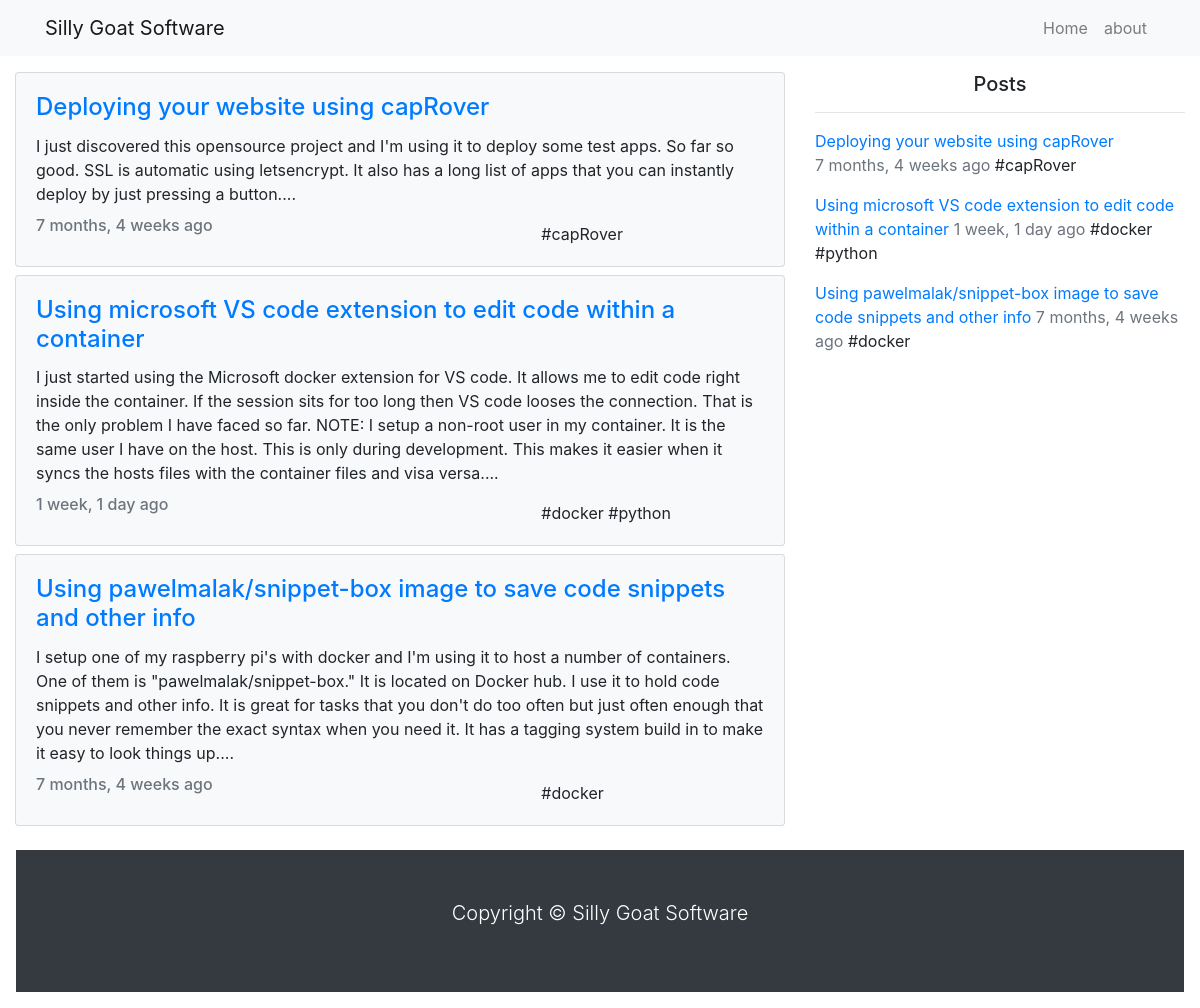
Before: / with the older database file.
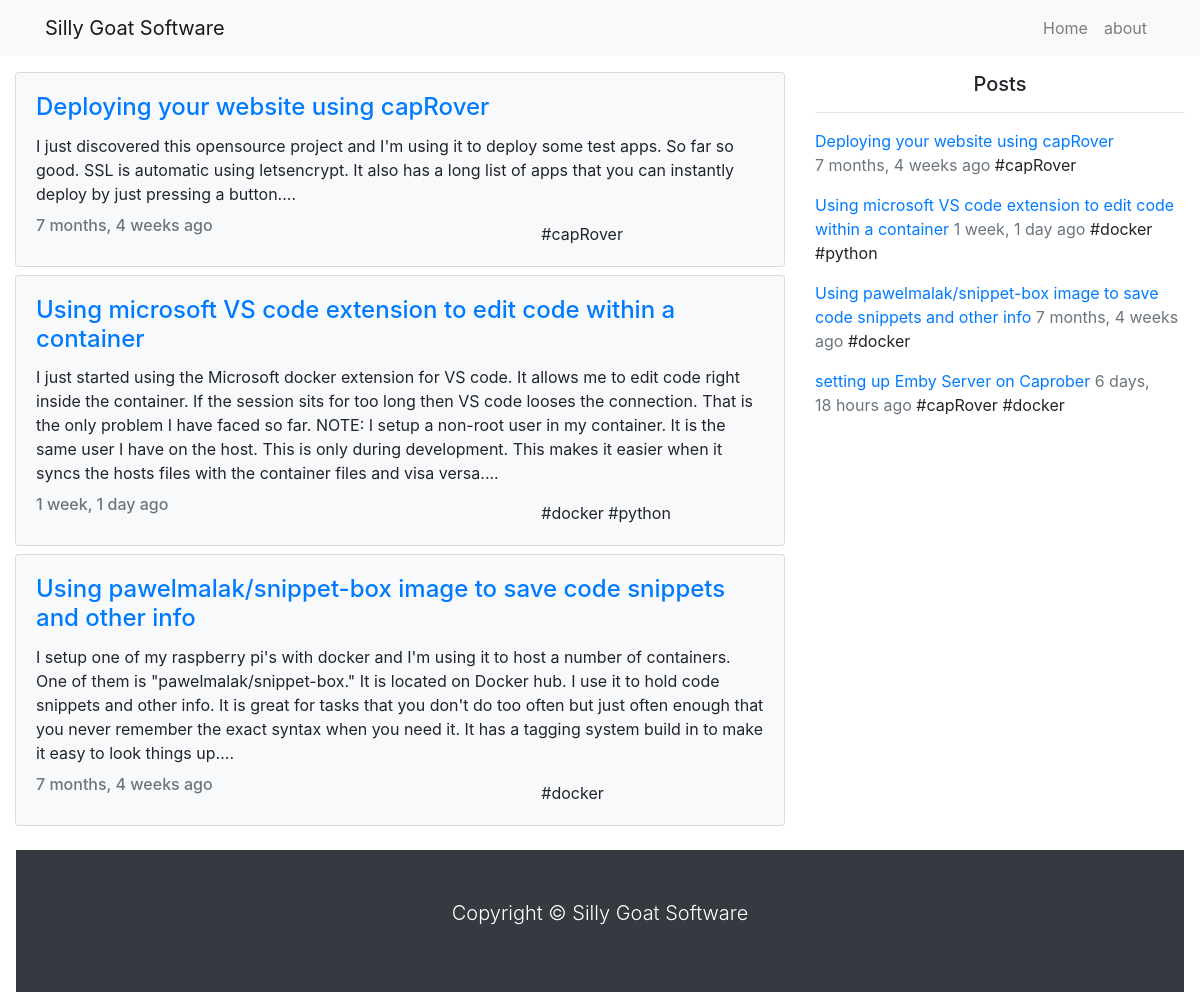
After: the same page with the newer database file.
### blog/models.py (models this page shows, shortened)
class Post(models.Model):
    title = models.CharField(max_length=100)
    intro = models.CharField(max_length=500)
    overview = models.TextField()
    timestamp = models.DateTimeField(auto_now_add=True)
    author = models.ForeignKey(Author, on_delete=models.CASCADE)
    updated_at = models.DateTimeField(auto_now=True)
    categories = models.ManyToManyField(Category)
    featured = models.BooleanField()

class Category(models.Model):
    title = models.CharField(max_length=20)
    def __str__(self):
        return self.title

### blog/views.py (the view)
# urls.py: path('', BlogListView.as_view(), name='index'),
class BlogListView(ListView):
    model = Post
    template_name = "index.html"

### blog/models.py (called while the page is built)
    def __str__(self):
        return self.user.username

### templates/index.html (shortened to what this page needs)
{% extends "base.html" %}
{% block content %}
<main>
    <div class="container-fluid">
        <div class="row">
            <div class="col-8">
                {% for obj in object_list %}
                {% if obj.featured %}
                <div class="card bg-light text-black mb-2">
                    <div class="card-body">
                        <a href="{% url 'post' obj.pk %}">
                            <h4 class="card-title">{{ obj.title }}</h4>
                        </a>
                        <p class="card-text">{{ obj.intro }}...</p>
                        <div class="row">
                            <div class="col-8"><h6 class="text-muted card-subtitle mb-2">{{ obj.updated_at|timesince }} ago</h6></div>
                            <div class="col-4 ">
                                {% for tag in obj.categories.all %}
                                <span>#{{ tag }} </span>
                                {% endfor %}</div>
                        </div>
                    </div>
                </div>
                {% endif %}
                {% endfor %}
            </div>
            <div class="col-4">
                <h5 class="text-center">Posts</h5>
                <hr>
                {% for obj in object_list %}
                <a href="{% url 'post' obj.pk %}">
                    <p class="fs-6">{{ obj.title }}
                </a>
                <span class="fs-6 text-muted">{{ obj.updated_at|timesince }} ago</span>
                {% for tag in obj.categories.all %}
                <span class="">#{{ tag }} </span>
                {% endfor %}
                {% endfor %}
            </div>
        </div>
    </div>
</main>
{% endblock content %}

### templates/base.html (shortened to what this page needs)
{% load static %}
<!DOCTYPE html>
<html lang="en">
{% include "head.html"  %}
<body>
    {% include "nav.html"  %}
    {% block content %}
    {% endblock content %}
    {% include "footer.html"  %}
</body>
</html>

### templates/head.html (shortened to what this page needs)
{% load static %}
<head>
    <link rel="stylesheet" href="https://stackpath.bootstrapcdn.com/bootstrap/4.1.1/css/bootstrap.min.css"
>
</head>

### templates/nav.html (shortened to what this page needs)
    <nav class="navbar navbar-expand-sm navbar-light bg-light mb-3">
        <div class="container">
            <a class="navbar-brand" href="/">Silly Goat Software</a>
            <div class="collapse navbar-collapse" id="navbarNav">
                <ul class="navbar-nav ml-auto">
                    <li class="nav-item">
                        <a class="nav-link" href="/">Home</a>
                    </li>
                    <li class="nav-item">
                        <a class="nav-link" href="{% url 'about' %}">about</a>
                    </li>
                </ul>
            </div>
        </div>
    </nav>

### templates/footer.html (shortened to what this page needs)
    <footer id="main-footer" class="bg-dark text-white m-3 p-5">
    <div class="container">
        <div class="row">
        <div class="col">
            <p class="lead text-center">
            Copyright &copy;
            Silly Goat Software
            </p>
        </div>
        </div>
    </div>
    </footer>

### templates/scripts.html (shortened to what this page needs)
{% load static %}

Changed rows visible on the page:
added Post: title "setting up Emby Server on Caprober", updated_at "6 days, 18 hours", Category (title "capRover"), Category (title "docker"), shown under "Posts"
